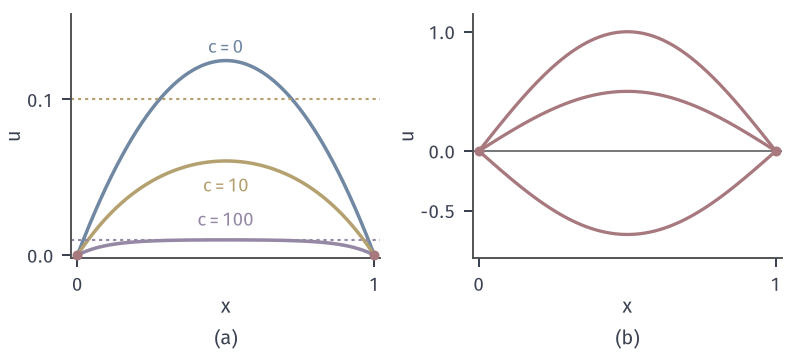

The Python source for this figure:
from pathlib import Path
import sys
HERE = Path(__file__).resolve().parent
sys.path.insert(0, str(HERE.parent/"ellip-common"))
from ellip_fig import *
# -u''+cu=1, Dirichlet, c>=0; and c=-pi^2 kernel.
fig, axes = figure(width_mm=112, height_mm=50, ncols=2)
panel(fig, left=.09, wspace=.3, bottom=.27)
ax = axes[0]
ax.plot(X, X*(1-X)/2, color=BLUE, lw=1.4)
for c, co in ((10, YELLOW), (100, PURPLE)):
    s = np.sqrt(c); ax.plot(X, (1-np.cosh(s*(X-.5))/np.cosh(s/2))/c, color=co, lw=1.4)
    ax.axhline(1/c, color=co, lw=.85, ls=DOT)
lab(ax, .5, .127, '$c=0$', BLUE, ha='center', va='bottom'); lab(ax, .5, .05, '$c=10$', YELLOW, ha='center', va='top'); lab(ax, .5, .016, '$c=100$', PURPLE, ha='center', va='bottom', fontsize=7.5)
dot(ax, 0, 0, RED, 4); dot(ax, 1, 0, RED, 4)
ax.set_xlim(-.02, 1.02); ax.set_ylim(-.002, .155); ax.set_xticks([0, 1]); ax.set_yticks([0, .1]); hat01(ax, yl='$u$')
ax = axes[1]
ax.axhline(0, color=STROKE, lw=.6)
for a, co in ((1, RED), (.5, RED), (-.7, RED)):
    ax.plot(X, a*np.sin(np.pi*X), color=co, lw=1.3)
dot(ax, 0, 0, RED, 4); dot(ax, 1, 0, RED, 4)
ax.set_xlim(-.02, 1.02); ax.set_ylim(-.9, 1.15); ax.set_xticks([0, 1]); ax.set_yticks([-.5, 0, 1]); hat01(ax, yl='$u$')
tags(fig, axes)
save(fig, HERE, 'figure', {'c>=0': 'u=(1-cosh(sqrt c (x-1/2))/cosh(sqrt c/2))/c', 'c=-pi^2': 'A sin(pi x)'})
